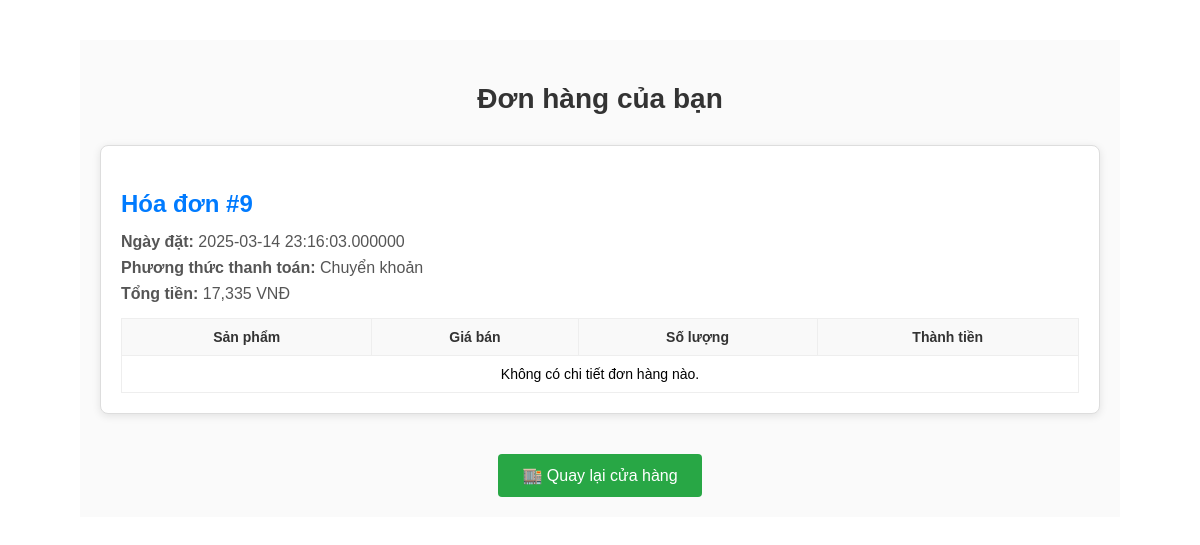
Page /frm/frm_user/lay_DH.php (signed in) on the committed database.
### tables this page shows
CREATE TABLE IF NOT EXISTS `hoa_don` (
  `ma_hoa_don` int NOT NULL AUTO_INCREMENT,
  `tong_tien` decimal(50,0) NOT NULL,
  `ngay_dat` datetime(6) NOT NULL,
  `ma_nguoi_dung` int NOT NULL,
  `phuong_thuc_thanh_toan` varchar(100) NOT NULL,
  PRIMARY KEY (`ma_hoa_don`),
  KEY `hoa_don_ibfk_1` (`ma_nguoi_dung`)
);

### frm/frm_user/lay_DH.php (the view, shortened to what this page needs)
<?php
require_once __DIR__ . "/../../db/config.php";
$maNguoiDung = $_SESSION['ma_nguoi_dung'];
$sqlOrders = "SELECT * FROM hoa_don WHERE ma_nguoi_dung = ? ORDER BY ngay_dat DESC";
$stmt = $conn->prepare($sqlOrders);
$stmt->bind_param("i", $maNguoiDung);
$stmt->execute();
$resultOrders = $stmt->get_result();
$orders = [];
if ($resultOrders && $resultOrders->num_rows > 0) {
    while ($row = $resultOrders->fetch_assoc()) {
        $orders[] = $row;
    }
}
?>
<link rel="stylesheet" href="/BTL/assets/css_form_users/lay_DH.css">
<div class="order-container">
    <h2>Đơn hàng của bạn</h2>
    <?php if (empty($orders)): ?>
        <p>Chưa có đơn hàng nào.</p>
    <?php else: ?>
        <?php foreach ($orders as $order): ?>
            <div class="order-card">
                <h3>Hóa đơn #<?php echo $order['ma_hoa_don']; ?></h3>
                <p><strong>Ngày đặt:</strong> <?php echo $order['ngay_dat']; ?></p>
                <p><strong>Phương thức thanh toán:</strong>
                    <?php
                        echo ($order['phuong_thuc_thanh_toan'] === 'cod' ? 'Thanh toán khi nhận hàng' : 'Chuyển khoản');
                    ?>
                </p>
                <p><strong>Tổng tiền:</strong> <?php echo number_format($order['tong_tien']); ?> VNĐ</p>
                <?php
                $maHoaDon = $order['ma_hoa_don'];
                $sqlCT = "SELECT ct.*, sp.ten_sp, sp.gia_ban
                          FROM chi_tiet_don_hang ct
                          JOIN san_pham sp ON ct.ma_san_pham = sp.ma_san_pham
                          WHERE ct.ma_hoa_don = ?";
                $stmtCT = $conn->prepare($sqlCT);
                $stmtCT->bind_param("i", $maHoaDon);
                $stmtCT->execute();
                $resultCT = $stmtCT->get_result();
                ?>
                <table class="order-details">
                    <thead>
                        <tr>
                            <th>Sản phẩm</th>
                            <th>Giá bán</th>
                            <th>Số lượng</th>
                            <th>Thành tiền</th>
                        </tr>
                    </thead>
                    <tbody>
                        <?php
                        if ($resultCT && $resultCT->num_rows > 0) {
                            while ($rowCT = $resultCT->fetch_assoc()) {
                                $thanhTienCT = $rowCT['gia_ban'] * $rowCT['so_luong'];
                                echo "<tr>
                                        <td>" . htmlspecialchars($rowCT['ten_sp']) . "</td>
                                        <td>" . number_format($rowCT['gia_ban']) . " VNĐ</td>
                                        <td>" . $rowCT['so_luong'] . "</td>
                                        <td>" . number_format($thanhTienCT) . " VNĐ</td>
                                      </tr>";
                            }
                        } else {
                            echo "<tr><td colspan='4'>Không có chi tiết đơn hàng nào.</td></tr>";
                        }
                        ?>
                    </tbody>
                </table>
            </div>
        <?php endforeach; ?>
    <?php endif; ?>
    <div class="back-link">
        <a href="index.php?page=shop">🏬 Quay lại cửa hàng</a>
    </div>
</div>

### assets/css_form_users/lay_DH.css (style rules this page uses)
.order-container { max-width: 1000px; margin: 40px auto; padding: 20px; font-family: Arial, sans-serif; background-color: #fafafa; }
.order-container h2 { text-align: center; font-size: 28px; color: #333; margin-bottom: 30px; }
.order-card { background: #fff; border: 1px solid #ddd; border-radius: 8px; padding: 20px; margin-bottom: 30px; box-shadow: 0 2px 8px rgba(0,0,0,0.1); }
.order-card h3 { color: #007bff; margin-bottom: 15px; font-size: 24px; }
.order-card p { margin: 8px 0; font-size: 16px; color: #555; }
.order-details { width: 100%; border-collapse: collapse; margin-top: 15px; }
.order-details th, .order-details td { border: 1px solid #eee; padding: 10px; text-align: center; font-size: 14px; }
.order-details th { background-color: #f9f9f9; color: #333; }
.back-link { text-align: center; margin-top: 40px; }
.back-link a { display: inline-block; background-color: #28a745; color: #fff; text-decoration: none; padding: 12px 24px; border-radius: 4px; transition: background-color 0.3s; }

### rows in the picture
hoa_don: ma_hoa_don "9", ngay_dat "2025-03-14 23:16:03.000000", phuong_thuc_thanh_toan "Chuyển khoản", tong_tien "17,335"
